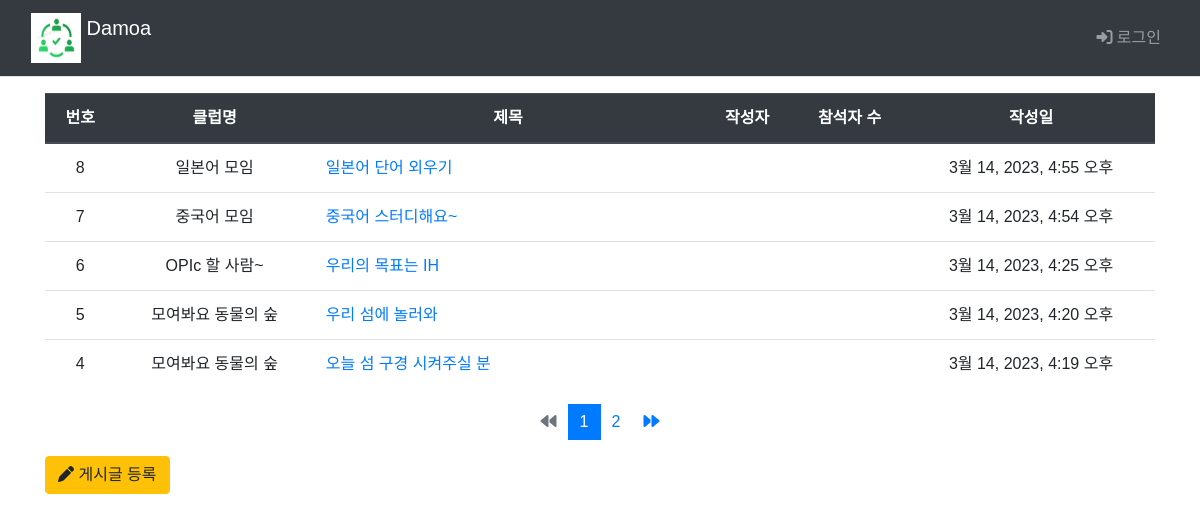
The app's page /main/board_list/, older data.
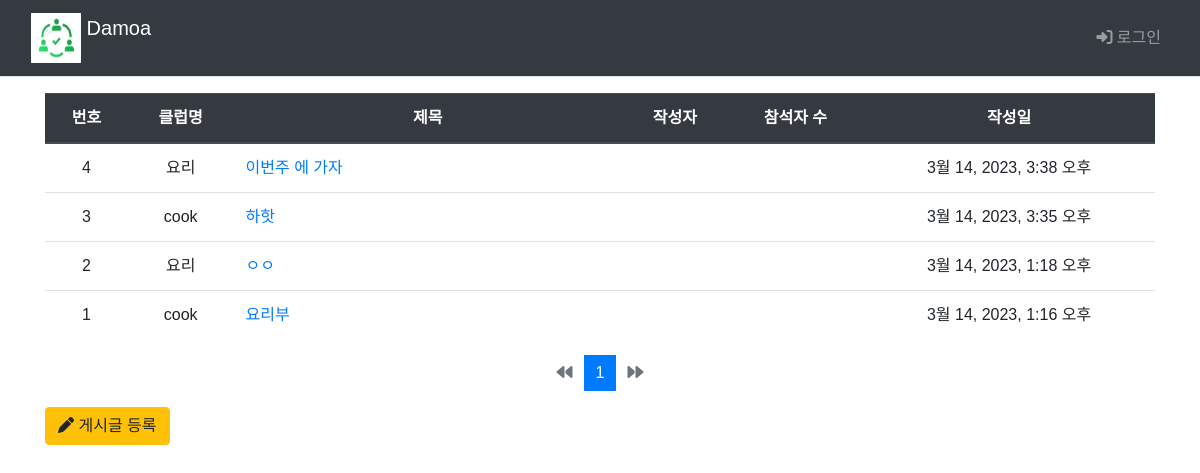
The same page, newer data.
### main/models.py (models this page shows, shortened)
class Board(models.Model):
    club = models.ForeignKey(Club, on_delete=models.CASCADE)
    subject = models.CharField('제목', max_length = 200,
                               help_text='게시글의 제목을 한 줄로 작성하세요.')
    content = models.TextField('내용', help_text='내용을 상세히 작성하세요.')
    create_date = models.DateTimeField('생성일')

class Club(models.Model):
    class category(models.TextChoices):
        from django.utils.translation import gettext_lazy as _
        COOK = 'CK', _('Cook')
        CULTURE = 'CT', _('Culture')
        GAME = 'GA', _('Game')
        LANGUAGE = 'LA', _('Language')
        MUSIC = 'MU', _('Music')
        OUTDOOR = 'OD', _('Outdoor')
        SPORTS = 'SP', _('Sports')
    category = models.CharField(
        max_length=10,
        choices = category.choices,
        null=True
    )
    name=models.TextField('클럽이름')
    def __str__(self):
        return self.name

### main/views.py (the view)
# urls.py: path('main/board_list/', views.board_list, name='board_list'),
def board_list(request):
    board_list=Board.objects.order_by('-id')
    page = request.GET.get('page', '1')  # 페이지
    board_list = Board.objects.order_by('-create_date')
    paginator = Paginator(board_list, 5)  # 페이지당 5개 테스트
    page_obj = paginator.get_page(page)
    context = {'board_list':page_obj}
    return render(request, 'main/board_list.html', context)

### main/templatetags/main_filter.py (called while the page is built)
@register.filter
def sub(value, arg):
    return value - arg

### templates/main/board_list.html (shortened to what this page needs)
{% extends 'base.html' %}
{% load static %}
{% load main_filter %}
{% block content %}
  <div class="container my-3">
    <table class="table ">
      <thead>
        <tr class="text-center thead-dark">
          <th>번호</th>
          <th>클럽명</th>
          <th style="width:35%">제목</th>
          <th>작성자</th>
          <th>참석자 수</th>
          <th>작성일</th>
        </tr>
      </thead>
      <tbody>
        {% if board_list %}
          {% for board in board_list %}
            <tr class="text-center">
              <td>{{ board_list.paginator.count|sub:board_list.start_index|sub:forloop.counter0|add:1 }}</td>
              <td>{{ board.club }}</td>
              <td class="text-left">
                <a href="{%url 'main:detail' board.id%}">{{board.subject}}</a>
              </td>
              <td></td>
              <td></td>
              <td>{{board.create_date}}</td>
            </tr>
          {% endfor %}
        {% else %}
          게시글이 없습니다.
        {% endif %}
      </tbody>
    </table>
    <ul class="pagination justify-content-center">
      {% if board_list.has_previous %}
        <li class="page-item">
          <a class="page-link" href="?page={{ board_list.previous_page_number }}">
            <i class="fa-solid fa-backward"></i>
          </a>
        </li>
      {% else %}
        <li class="page-item disabled">
          <a class="page-link" tabindex="-1" aria-disabled="true" href="#">
            <i class="fa-solid fa-backward"></i>
          </a>
        </li>
      {% endif %}
      {% for page_number in board_list.paginator.page_range %}
        {% if page_number == board_list.number %}
          <li class="page-item active" aria-current="page">
            <a class="page-link" href="?page={{ page_number }}">
              {{ page_number }}
            </a>
          </li>
        {% else %}
          <li class="" page-item="page-item">
            <a class="page-link" href="?page={{ page_number }}">
              {{ page_number }}
            </a>
          </li>
        {% endif %}
      {% endfor %}
      {% if board_list.has_next %}
        <li class="page-item">
          <a class="page-link" href="?page={{ board_list.next_page_number }}">
            <i class="fa-solid fa-forward"></i>
          </a>
        </li>
      {% else %}
        <li class="page-item disabled">
          <a class="page-link" tabindex="-1" aria-disabled="true" href="#">
            <i class="fa-solid fa-forward"></i>
          </a>
        </li>
      {% endif %}
    </ul>
    <a href="{%url 'main:board_create' %}" class="btn btn-warning">
      <i class="fa-solid fa-pen"></i>
      게시글 등록
    </a>
  </div>
{% endblock %}

Row changes from the older to the newer data that the page shows:
removed Board: paginator.count|sub "8", club "일본어 모임", subject "일본어 단어 외우기", create_date "3월 14, 2023, 4:55 오후"
removed Board: paginator.count|sub "7", club "중국어 모임", subject "중국어 스터디해요~", create_date "3월 14, 2023, 4:54 오후"
removed Board: paginator.count|sub "6", club "OPIc 할 사람~", subject "우리의 목표는 IH", create_date "3월 14, 2023, 4:25 오후"
removed Board: paginator.count|sub "5", club "모여봐요 동물의 숲", subject "우리 섬에 놀러와", create_date "3월 14, 2023, 4:20 오후"
removed Board: paginator.count|sub "4", club "모여봐요 동물의 숲", subject "오늘 섬 구경 시켜주실 분", create_date "3월 14, 2023, 4:19 오후"
added Board: paginator.count|sub "4", club "요리", subject "이번주 에 가자", create_date "3월 14, 2023, 3:38 오후"
now on this page (row edited): Board: paginator.count|sub "3", club "cook", subject "하핫", create_date "3월 14, 2023, 3:35 오후"
now on this page (row edited): Board: paginator.count|sub "2", club "요리", subject "ㅇㅇ", create_date "3월 14, 2023, 1:18 오후"
now on this page (row edited): Board: paginator.count|sub "1", club "cook", subject "요리부", create_date "3월 14, 2023, 1:16 오후"
Text that changed along with them:
list line gone: "2"
